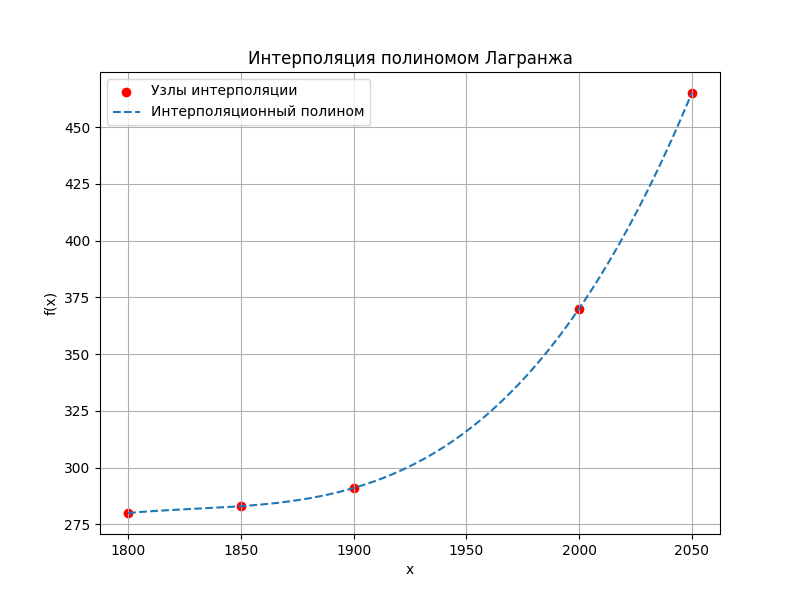

Write the Python code that produced this figure.
import numpy as np
import matplotlib.pyplot as plt


def lagrange_interpolation(x, x_data, y_data):
    result = 0.0
    n = len(x_data)
    for i in range(n):
        term = y_data[i]
        for j in range(n):
            if i != j:
                term *= (x - x_data[j]) / (x_data[i] - x_data[j])
        result += term
    return result


def interpolate_and_plot(x_data, y_data):
    x_interp = []
    y_interp = []

    for x in range(min(x_data), max(x_data) + 1):
        x_interp.append(x)
        y_interp.append(lagrange_interpolation(x, x_data, y_data))

    plt.figure(figsize=(8, 6))
    plt.scatter(x_data, y_data, label="Узлы интерполяции", color='red')
    plt.plot(x_interp, y_interp, label="Интерполяционный полином", linestyle='dashed')
    plt.xlabel('x')
    plt.ylabel('f(x)')
    plt.title('Интерполяция полиномом Лагранжа')
    plt.legend()
    plt.grid(True)
    plt.savefig("number_1.png")


x_data = [1800, 1850, 1900, 2000, 2050]
y_data = [280, 283, 291, 370, 465]
interpolate_and_plot(x_data, y_data)
